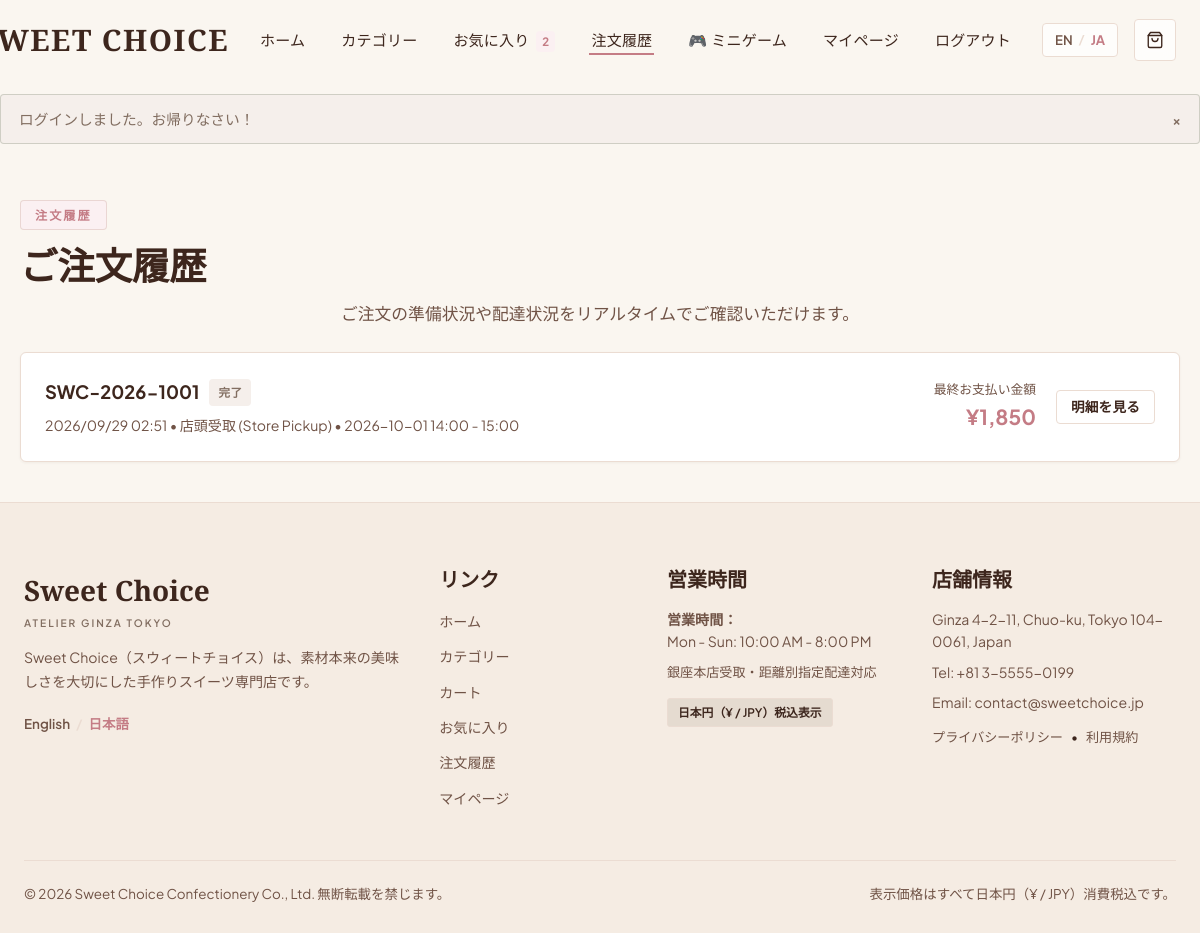
Page /orders.php (signed in) on the committed database.
### tables this page shows
CREATE TABLE orders (
    id INT AUTO_INCREMENT PRIMARY KEY,
    order_number VARCHAR(50) NOT NULL UNIQUE,
    user_id INT NULL,
    fulfillment_type ENUM('dine_in', 'pickup', 'delivery') NOT NULL,
    pickup_date DATE NULL,
    pickup_time VARCHAR(20) NULL,
    delivery_date DATE NULL,
    delivery_time VARCHAR(20) NULL,
    distance_km DECIMAL(5,2) DEFAULT 0.00,
    customer_name VARCHAR(100) NOT NULL,
    customer_email VARCHAR(150) NOT NULL,
    customer_phone VARCHAR(30) NOT NULL,
    postal_code VARCHAR(20) NULL,
    address VARCHAR(255) NULL,
    apartment VARCHAR(100) NULL,
    subtotal INT NOT NULL COMMENT 'JPY',
    customization_total INT DEFAULT 0 COMMENT 'JPY',
    delivery_fee INT DEFAULT 0 COMMENT 'JPY',
    service_fee INT DEFAULT 0 COMMENT 'JPY',
    grand_total INT NOT NULL COMMENT 'JPY',
    payment_method VARCHAR(50) NOT NULL,
    payment_provider VARCHAR(50) NULL DEFAULT NULL,
    payment_status ENUM('pending', 'paid') DEFAULT 'paid',
    status ENUM('Order Received', 'Preparing', 'Ready for Pickup', 'Out for Delivery', 'Completed', 'Delivered', 'Cancelled') DEFAULT 'Order Received',
    notes TEXT NULL,
    created_at DATETIME DEFAULT CURRENT_TIMESTAMP,
    updated_at DATETIME DEFAULT CURRENT_TIMESTAMP ON UPDATE CURRENT_TIMESTAMP,
    FOREIGN KEY (user_id) REFERENCES users(id) ON DELETE SET NULL
);

CREATE TABLE shop_settings (
    id INT AUTO_INCREMENT PRIMARY KEY,
    setting_key VARCHAR(100) NOT NULL UNIQUE,
    setting_value TEXT NOT NULL,
    description VARCHAR(255) NULL
);

### includes/language.php (called while the page is built, shortened)
<?php
function getCurrentLang(): string {
    return $_SESSION['lang'] ?? 'ja';
}
function isJapanese(): bool {
    return getCurrentLang() === 'ja';
}
function __(string $key, ?string $fallback = null): string {
    global $translations;
    $lang = getCurrentLang();
    if (isset($translations[$lang][$key])) {
        return $translations[$lang][$key];
    }
    return $fallback ?? $key;
}

### public/orders.php (the view, shortened to what this page needs)
<?php
require_once __DIR__ . '/../includes/db.php';
require_once __DIR__ . '/../includes/functions.php';
require_once __DIR__ . '/../includes/language.php';
$pdo = getDB();
$userId = $_SESSION['user_id'] ?? null;
$orders = [];
if ($userId) {
    $stmt = $pdo->prepare("SELECT * FROM orders WHERE user_id = ? ORDER BY id DESC");
    $stmt->execute([$userId]);
    $orders = $stmt->fetchAll();
}
require_once __DIR__ . '/../includes/header.php';
?>
<div class="container" style="padding: 40px 20px;">
    <div class="section-header" style="text-align:left; margin-bottom:24px;">
        <span class="section-tag"><?= e(__('nav_orders', 'Orders')); ?></span>
        <h1 class="section-title"><?= e(__('my_orders', 'My Orders')); ?></h1>
        <p class="section-subtitle" style="margin:0;">
            <?= isJapanese() ? 'ご注文の準備状況や配達状況をリアルタイムでご確認いただけます。' : 'Track the preparation and delivery progress of your sweet treats.'; ?>
        </p>
    </div>
    <?php if ($userId): ?>
        <?php if (empty($orders)): ?>
            <div style="background:#FFFFFF; border:1px solid var(--color-border); border-radius:var(--radius-md); padding:50px 20px; text-align:center; box-shadow:var(--shadow-sm);">
                <h3><?= e(__('no_orders_found', 'You haven’t placed any orders yet.')); ?></h3>
                <p style="color:var(--color-secondary-text); margin:8px 0 20px 0;">
                    <?= e(__('order_no_orders_desc', 'Our pastry chefs are ready to craft something sweet for you.')); ?>
                </p>
                <a href="category.php" class="btn btn-primary"><?= e(__('cart_empty_cta', 'Discover delicious treats now')); ?></a>
            </div>
        <?php else: ?>
            <div style="display:flex; flex-direction:column; gap:20px;">
                <?php foreach ($orders as $ord):
                    $fType = $ord['fulfillment_type'];
                    $scheduled = match($fType) {
                        'delivery' => trim(($ord['delivery_date'] ?? '') . ' ' . ($ord['delivery_time'] ?? '')),
                        'pickup' => trim(($ord['pickup_date'] ?? '') . ' ' . ($ord['pickup_time'] ?? '')),
                        default => isJapanese() ? '銀座店カフェ' : 'Ginza Boutique Café',
                    };
                ?>
                    <div style="background:#FFFFFF; border:1px solid var(--color-border); border-radius:var(--radius-md); padding:24px; box-shadow:var(--shadow-sm); display:flex; flex-wrap:wrap; justify-content:space-between; align-items:center; gap:16px;">
                        <div>
                            <div style="display:flex; align-items:center; gap:10px; flex-wrap:wrap; margin-bottom:6px;">
                                <strong style="font-size:1.15rem; color:var(--color-deep-text);"><?= e($ord['order_number']); ?></strong>
                                <?= renderOrderStatusBadge($ord['status']); ?>
                            </div>
                            <div style="font-size:0.88rem; color:var(--color-secondary-text);">
                                <?= date('Y/m/d H:i', strtotime($ord['created_at'])); ?> &bull;
                                <span><?= e(formatFulfillmentLabel($fType)); ?></span> &bull;
                                <span><?= e($scheduled); ?></span>
                            </div>
                        </div>
                        <div style="display:flex; align-items:center; gap:20px;">
                            <div style="text-align:right;">
                                <div style="font-size:0.8rem; color:var(--color-secondary-text);"><?= e(__('checkout_final_amount', 'Final Amount')); ?></div>
                                <div style="font-size:1.3rem; font-weight:700; color:var(--color-deep-plum);"><?= formatPrice($ord['grand_total']); ?></div>
                            </div>
                            <a href="order-confirmation.php?order=<?= urlencode($ord['order_number']); ?>" class="btn btn-secondary btn-sm">
                                <?= e(__('view_order_details', 'View Receipt')); ?>
                            </a>
                        </div>
                    </div>
                <?php endforeach; ?>
            </div>
        <?php endif; ?>
    <?php endif; ?>
</div>
<?php require_once __DIR__ . '/../includes/footer.php'; ?>

### includes/functions.php (shortened to what this page needs)
<?php
function formatPrice($amount): string {
    $numericAmount = is_numeric($amount) ? (int)round((float)$amount) : 0;
    return '¥' . number_format($numericAmount);
}
function e(?string $string): string {
    return htmlspecialchars($string ?? '', ENT_QUOTES, 'UTF-8');
}
function getFavoritesCount(PDO $pdo): int {
    $userId = $_SESSION['user_id'] ?? null;
    $stmt = $pdo->prepare("SELECT COUNT(*) FROM favorites WHERE user_id = ?");
    $stmt->execute([$userId]);
    return (int)$stmt->fetchColumn();
}
function getShopSetting(PDO $pdo, string $key, string $default = ''): string {
    static $settingsCache = [];
    try {
        $stmt = $pdo->prepare("SELECT setting_value FROM shop_settings WHERE setting_key = ?");
        $stmt->execute([$key]);
        $val = $stmt->fetchColumn();
        $settingsCache[$key] = ($val !== false) ? $val : $default;
        return $settingsCache[$key];
    } catch (Exception $e) {
        return $default;
    }
}
function renderOrderStatusBadge(string $status): string {
    $class = match($status) {
        'Completed', 'Delivered' => 'badge-status-completed',
        'Order Received' => 'badge-status-received',
        'Preparing' => 'badge-status-preparing',
        'Ready for Pickup', 'Out for Delivery' => 'badge-status-active',
        'Cancelled' => 'badge-status-cancelled',
        default => 'badge-status-default'
    };
    $statusKey = match($status) {
        'Order Received' => 'status_received',
        'Preparing' => 'status_preparing',
        'Ready for Pickup' => 'status_ready_pickup',
        'Out for Delivery' => 'status_out_delivery',
        'Completed' => 'status_completed',
        'Delivered' => 'status_delivered',
        'Cancelled' => 'status_cancelled',
        default => ''
    };
    $label = $statusKey ? __($statusKey, $status) : $status;
    return '<span class="badge ' . $class . '">' . e($label) . '</span>';
}
function formatFulfillmentLabel(string $fulfillment): string {
    return match ($fulfillment) {
        'dine_in'  => __('dine_in_option', 'Dine-in (店内)'),
        'pickup'   => __('pickup_option', 'Store Pickup'),
        'delivery' => __('delivery_option', 'Local Delivery'),
        default    => ucfirst(str_replace('_', ' ', $fulfillment)),
    };
}

### includes/footer.php (shortened to what this page needs)
<?php
$shopHours = getShopSetting($pdo, 'business_hours_display', 'Mon - Sun: 10:00 AM - 8:00 PM');
$shopPhone = getShopSetting($pdo, 'shop_phone', '+81 3-5555-0199');
$shopEmail = getShopSetting($pdo, 'shop_email', 'contact@sweetchoice.jp');
$shopAddress = getShopSetting($pdo, 'shop_address', 'Ginza 4-2-11, Chuo-ku, Tokyo 104-0061, Japan');
?>
</main>
<footer class="site-footer">
    <div class="container">
        <div class="footer-grid">
            <div class="footer-col brand-col">
                <div class="footer-brand">
                    <span class="footer-brand-title">Sweet Choice</span>
                    <span class="footer-brand-sub">ATELIER GINZA TOKYO</span>
                </div>
                <p class="footer-about-text">
                    <?= e(__('footer_about', 'Sweet Choice is an artisanal Japanese dessert shop bringing delicate, cloud-soft pastries and seasonal confections to sweet lovers.')); ?>
                </p>
                <div class="footer-lang-switch">
                    <a href="?lang=en" class="<?= getCurrentLang() === 'en' ? 'active' : ''; ?>">English</a>
                    <span class="divider">/</span>
                    <a href="?lang=ja" class="<?= getCurrentLang() === 'ja' ? 'active' : ''; ?>">日本語</a>
                </div>
            </div>
            <div class="footer-col">
                <h4><?= e(__('footer_links', 'Collections & Links')); ?></h4>
                <ul>
                    <li><a href="index.php"><?= e(__('nav_home', 'Home')); ?></a></li>
                    <li><a href="category.php"><?= e(__('nav_category', 'All Desserts')); ?></a></li>
                    <li><a href="cart.php"><?= e(__('nav_cart', 'Shopping Cart')); ?></a></li>
                    <li><a href="favorites.php"><?= e(__('nav_favorites', 'Saved Favorites')); ?></a></li>
                    <li><a href="orders.php"><?= e(__('nav_orders', 'Order Tracking')); ?></a></li>
                    <li><a href="account.php"><?= e(__('nav_account', 'My Account')); ?></a></li>
                </ul>
            </div>
            <div class="footer-col">
                <h4><?= e(__('footer_hours', 'Boutique Hours')); ?></h4>
                <p class="footer-text">
                    <strong><?= isJapanese() ? '営業時間：' : 'Store Hours:'; ?></strong><br>
                    <?= e($shopHours); ?>
                </p>
                <p class="footer-text footer-subnote">
                    <?= isJapanese() ? '銀座本店受取・距離別指定配達対応' : 'Boutique pickup & distance-based local delivery available daily.'; ?>
                </p>
                <div class="footer-badge-jpy">
                    <?= isJapanese() ? '日本円（¥ / JPY）税込表示' : 'Exclusively Japanese Yen (¥ / JPY)'; ?>
                </div>
            </div>
            <div class="footer-col">
                <h4><?= e(__('footer_contact', 'Boutique Atelier')); ?></h4>
                <p class="footer-text"><?= e($shopAddress); ?></p>
                <p class="footer-text">Tel: <?= e($shopPhone); ?></p>
                <p class="footer-text">Email: <?= e($shopEmail); ?></p>
                <div class="footer-legal-links">
                    <a href="#privacy"><?= isJapanese() ? 'プライバシーポリシー' : 'Privacy Policy'; ?></a>
                    <span>•</span>
                    <a href="#terms"><?= isJapanese() ? '利用規約' : 'Terms & Conditions'; ?></a>
                </div>
            </div>
        </div>
        <div class="footer-bottom">
            <div class="footer-copyright">&copy; <?= date('Y'); ?> <?= e(__('copyright', 'Sweet Choice Confectionery Co., Ltd. All rights reserved.')); ?></div>
            <div class="footer-currency-notice"><?= e(__('all_prices_jpy', 'All prices are displayed in Japanese Yen (JPY / ¥) including consumption tax.')); ?></div>
        </div>
    </div>
</footer>
</body>
</html>

### rows in the picture
orders: order_number "SWC-2026-1001", status "完了", created_at "2026/09/29 02:51", fulfillment_type "店頭受取 (Store Pickup)", scheduled "2026-10-01 14:00 - 15:00", grand_total "¥1,850"
shop_settings: setting_value "Ginza 4-2-11, Chuo-ku, Tokyo 104-0061, Japan"

### other values in the picture
__('nav_home', 'Home') "ホーム"
__('nav_category', 'Category') "カテゴリー"
__('nav_favorites', 'Favorites') "お気に入り"
$favCount "2"
__('nav_orders', 'Orders') "注文履歴"
__('nav_account', 'My Account') "マイページ"
__('nav_logout', 'Logout') "ログアウト"
$flash['message'] "ログインしました。お帰りなさい！"
__('my_orders', 'My Orders') "ご注文履歴"
__('footer_links', 'Collections & Links') "リンク"
__('nav_category', 'All Desserts') "カテゴリー"
__('nav_cart', 'Shopping Cart') "カート"
__('nav_favorites', 'Saved Favorites') "お気に入り"
__('nav_orders', 'Order Tracking') "注文履歴"
__('footer_hours', 'Boutique Hours') "営業時間"
